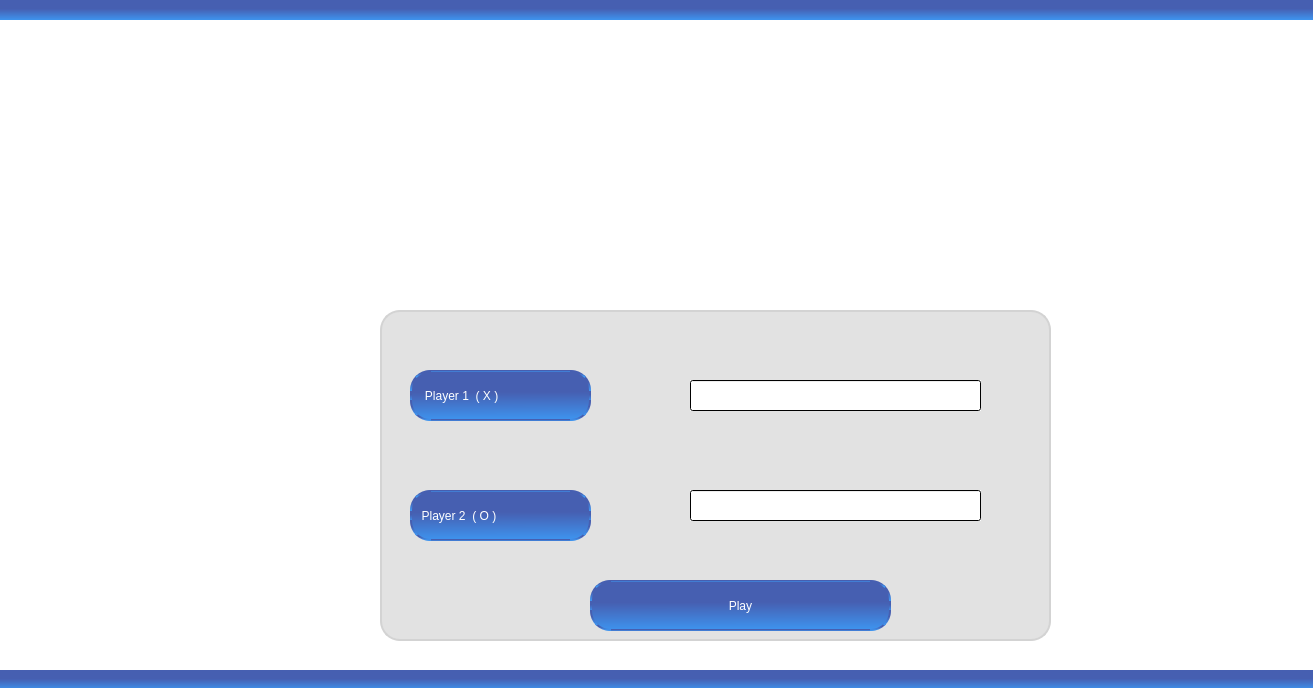
<?xml version="1.0" encoding="UTF-8"?>
<ui version="4.0">
 <class>twoplayer</class>
 <widget class="QDialog" name="twoplayer">
  <property name="geometry">
   <rect>
    <x>0</x>
    <y>0</y>
    <width>1313</width>
    <height>688</height>
   </rect>
  </property>
  <property name="windowTitle">
   <string>Dialog</string>
  </property>
  <property name="styleSheet">
   <string notr="true">background-color: qlineargradient(spread:pad, x1:0.976, y1:1, x2:0.980769, y2:1, stop:0 rgba(255, 255, 255, 255));</string>
  </property>
  <widget class="QLabel" name="label_2">
   <property name="geometry">
    <rect>
     <x>0</x>
     <y>0</y>
     <width>1561</width>
     <height>20</height>
    </rect>
   </property>
   <property name="styleSheet">
    <string notr="true">background-color: qlineargradient(spread:pad, x1:0.0242308, y1:0.079, x2:0.0432692, y2:1, stop:0.394231 rgba(70, 95, 177, 255), stop:1 rgba(62, 147, 238, 255));</string>
   </property>
   <property name="text">
    <string/>
   </property>
  </widget>
  <widget class="QLabel" name="label_3">
   <property name="geometry">
    <rect>
     <x>0</x>
     <y>670</y>
     <width>1561</width>
     <height>20</height>
    </rect>
   </property>
   <property name="styleSheet">
    <string notr="true">background-color: qlineargradient(spread:pad, x1:0.0242308, y1:0.079, x2:0.0432692, y2:1, stop:0.394231 rgba(70, 95, 177, 255), stop:1 rgba(62, 147, 238, 255));</string>
   </property>
   <property name="text">
    <string/>
   </property>
  </widget>
  <widget class="QLabel" name="label_pic3">
   <property name="geometry">
    <rect>
     <x>10</x>
     <y>20</y>
     <width>451</width>
     <height>281</height>
    </rect>
   </property>
   <property name="text">
    <string/>
   </property>
  </widget>
  <widget class="QLabel" name="label">
   <property name="geometry">
    <rect>
     <x>410</x>
     <y>370</y>
     <width>181</width>
     <height>51</height>
    </rect>
   </property>
   <property name="styleSheet">
    <string notr="true">background-color: qlineargradient(spread:pad, x1:0.0242308, y1:0.079, x2:0.0432692, y2:1, stop:0.394231 rgba(70, 95, 177, 255), stop:1 rgba(62, 147, 238, 255));
color: rgb(255, 255, 255);
font: 700 14pt &quot;Segoe UI&quot;;
border:2px solid  qlineargradient(spread:pad, x1:0.0242308, y1:0.079, x2:0.0432692, y2:1, stop:0.394231 rgba(70, 95, 177, 255), stop:1 rgba(62, 147, 238, 255));
border-radius: 20px;</string>
   </property>
   <property name="text">
    <string>   Player 1  ( X )</string>
   </property>
  </widget>
  <widget class="QLabel" name="label_4">
   <property name="geometry">
    <rect>
     <x>410</x>
     <y>490</y>
     <width>181</width>
     <height>51</height>
    </rect>
   </property>
   <property name="styleSheet">
    <string notr="true">background-color: qlineargradient(spread:pad, x1:0.0242308, y1:0.079, x2:0.0432692, y2:1, stop:0.394231 rgba(70, 95, 177, 255), stop:1 rgba(62, 147, 238, 255));
color: rgb(255, 255, 255);
font: 700 14pt &quot;Segoe UI&quot;;
border:2px solid  qlineargradient(spread:pad, x1:0.0242308, y1:0.079, x2:0.0432692, y2:1, stop:0.394231 rgba(70, 95, 177, 255), stop:1 rgba(62, 147, 238, 255));
border-radius: 20px;</string>
   </property>
   <property name="text">
    <string>  Player 2  ( O )</string>
   </property>
  </widget>
  <widget class="QLineEdit" name="lineEdit">
   <property name="geometry">
    <rect>
     <x>690</x>
     <y>380</y>
     <width>291</width>
     <height>31</height>
    </rect>
   </property>
  </widget>
  <widget class="QLineEdit" name="lineEdit_2">
   <property name="geometry">
    <rect>
     <x>690</x>
     <y>490</y>
     <width>291</width>
     <height>31</height>
    </rect>
   </property>
  </widget>
  <widget class="QLabel" name="label_5">
   <property name="geometry">
    <rect>
     <x>380</x>
     <y>310</y>
     <width>671</width>
     <height>331</height>
    </rect>
   </property>
   <property name="styleSheet">
    <string notr="true">background-color: qlineargradient(spread:pad, x1:1, y1:1, x2:1, y2:1, stop:0 rgba(226, 226, 226, 255), stop:0.966346 rgba(255, 255, 255, 255));

border:2px solid  lightgray;
border-radius: 20px;</string>
   </property>
   <property name="text">
    <string/>
   </property>
  </widget>
  <widget class="QPushButton" name="pushButton">
   <property name="geometry">
    <rect>
     <x>590</x>
     <y>580</y>
     <width>301</width>
     <height>51</height>
    </rect>
   </property>
   <property name="styleSheet">
    <string notr="true">background-color: qlineargradient(spread:pad, x1:0.0242308, y1:0.079, x2:0.0432692, y2:1, stop:0.394231 rgba(70, 95, 177, 255), stop:1 rgba(62, 147, 238, 255));
color: rgb(255, 255, 255);
font: 700 20pt &quot;Segoe UI&quot;;
border:2px solid  qlineargradient(spread:pad, x1:0.0242308, y1:0.079, x2:0.0432692, y2:1, stop:0.394231 rgba(70, 95, 177, 255), stop:1 rgba(62, 147, 238, 255));
border-radius: 20px;</string>
   </property>
   <property name="text">
    <string>Play</string>
   </property>
  </widget>
  <zorder>label_5</zorder>
  <zorder>label_2</zorder>
  <zorder>label_3</zorder>
  <zorder>label_pic3</zorder>
  <zorder>label</zorder>
  <zorder>label_4</zorder>
  <zorder>lineEdit</zorder>
  <zorder>lineEdit_2</zorder>
  <zorder>pushButton</zorder>
 </widget>
 <resources/>
 <connections/>
</ui>
